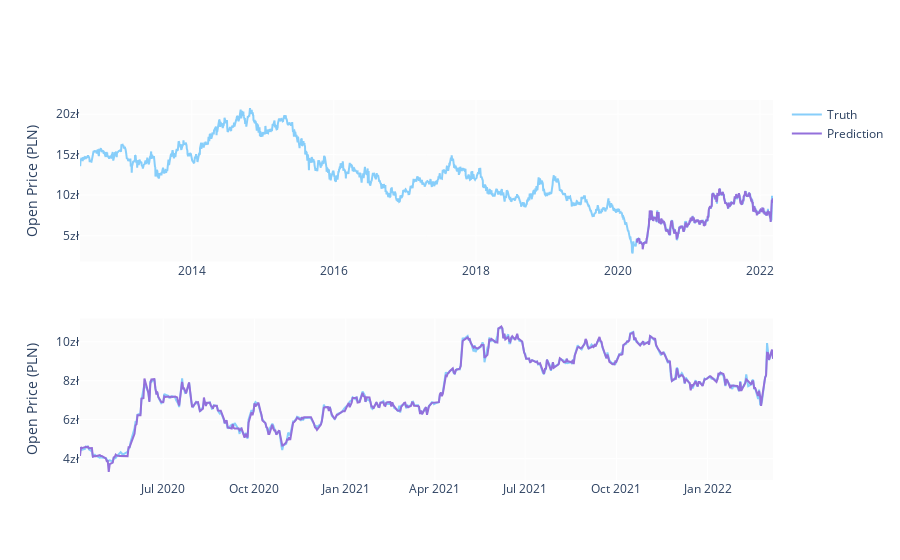

Notebook code for this chart:
### Code cell
predicted_prices = df.loc[test_split_idx+1:].copy()
predicted_prices['Otwarcie'] = y_pred

fig = make_subplots(rows=2, cols=1)
fig.add_trace(go.Scatter(x=df.Data, y=df.Otwarcie,
                        name='Truth',
                        marker_color='LightSkyBlue'), row=1, col=1)

fig.add_trace(go.Scatter(x=predicted_prices.Data,
                        y=predicted_prices.Otwarcie,
                        name='Prediction',
                        marker_color='MediumPurple'), row=1, col=1)

fig.add_trace(go.Scatter(x=predicted_prices.Data,
                        y=y_test,
                        name='Truth',
                        marker_color='LightSkyBlue',
                        showlegend=False), row=2, col=1)

fig.add_trace(go.Scatter(x=predicted_prices.Data,
                        y=y_pred,
                        name='Prediction',
                        marker_color='MediumPurple',
                        showlegend=False), row=2, col=1)

fig.update_yaxes(ticksuffix="zł", title_text='Open Price (PLN)')

fig.show()

### Figure 1 — Plotly figure (JSON) as saved in the notebook; plotly's stock layout.template omitted (floating-point values rounded to 4 significant figures; data arrays with more than 128 entries replaced by an {"elided": "..."} marker saying what was removed)
{"data": [{"marker": {"color": "LightSkyBlue"}, "name": "Truth", "type": "scatter", "x": {"elided": "2445 str values"}, "xaxis": "x", "y": {"elided": "2445 float values"}, "yaxis": "y"}, {"marker": {"color": "MediumPurple"}, "name": "Prediction", "type": "scatter", "x": {"elided": "488 str values"}, "xaxis": "x", "y": {"elided": "488 float values"}, "yaxis": "y"}, {"marker": {"color": "LightSkyBlue"}, "name": "Truth", "showlegend": false, "type": "scatter", "x": {"elided": "488 str values"}, "xaxis": "x2", "y": {"elided": "488 float values"}, "yaxis": "y2"}, {"marker": {"color": "MediumPurple"}, "name": "Prediction", "showlegend": false, "type": "scatter", "x": {"elided": "488 str values"}, "xaxis": "x2", "y": {"elided": "488 float values"}, "yaxis": "y2"}], "layout": {"xaxis": {"anchor": "y", "domain": [0, 1]}, "xaxis2": {"anchor": "y2", "domain": [0, 1]}, "yaxis": {"anchor": "x", "domain": [0.575, 1], "ticksuffix": "zł", "title": {"text": "Open Price (PLN)"}}, "yaxis2": {"anchor": "x2", "domain": [0, 0.425], "ticksuffix": "zł", "title": {"text": "Open Price (PLN)"}}}}
